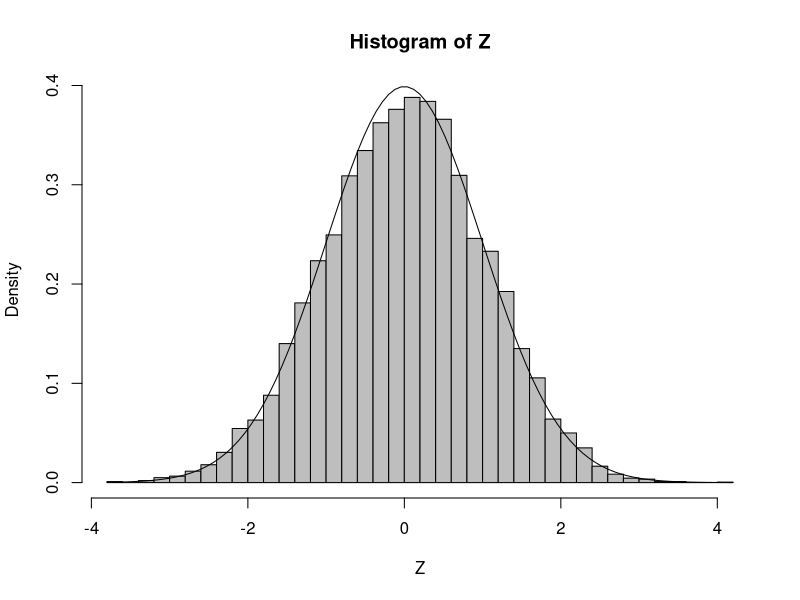

The R source for this figure:
#verify the central limit theorem
par(mfrow=c(1,1))
M=matrix(runif(10000*30,2,4),10000,30)# M is 1000*30 matrix
x.bar=apply(M,1,mean)# x.bar=mean of every row
s1=apply(M,1,sd)# s1=sd of every row
# 
f1=function(x)
{
  x*dunif(x,2,4)
}

f2=function(x)
{
  x^2*dunif(x,2,4)
}

mu=integrate(f1,2,4)$value# E(X)
s2=integrate(f2,2,4)$value# E(X^2)

Z=(x.bar-mu)/((s2-mu^2)^0.5/sqrt(30))
hist(Z,breaks = 50,col="gray",probability = TRUE)
curve(dnorm(x,0,1),add=TRUE)
